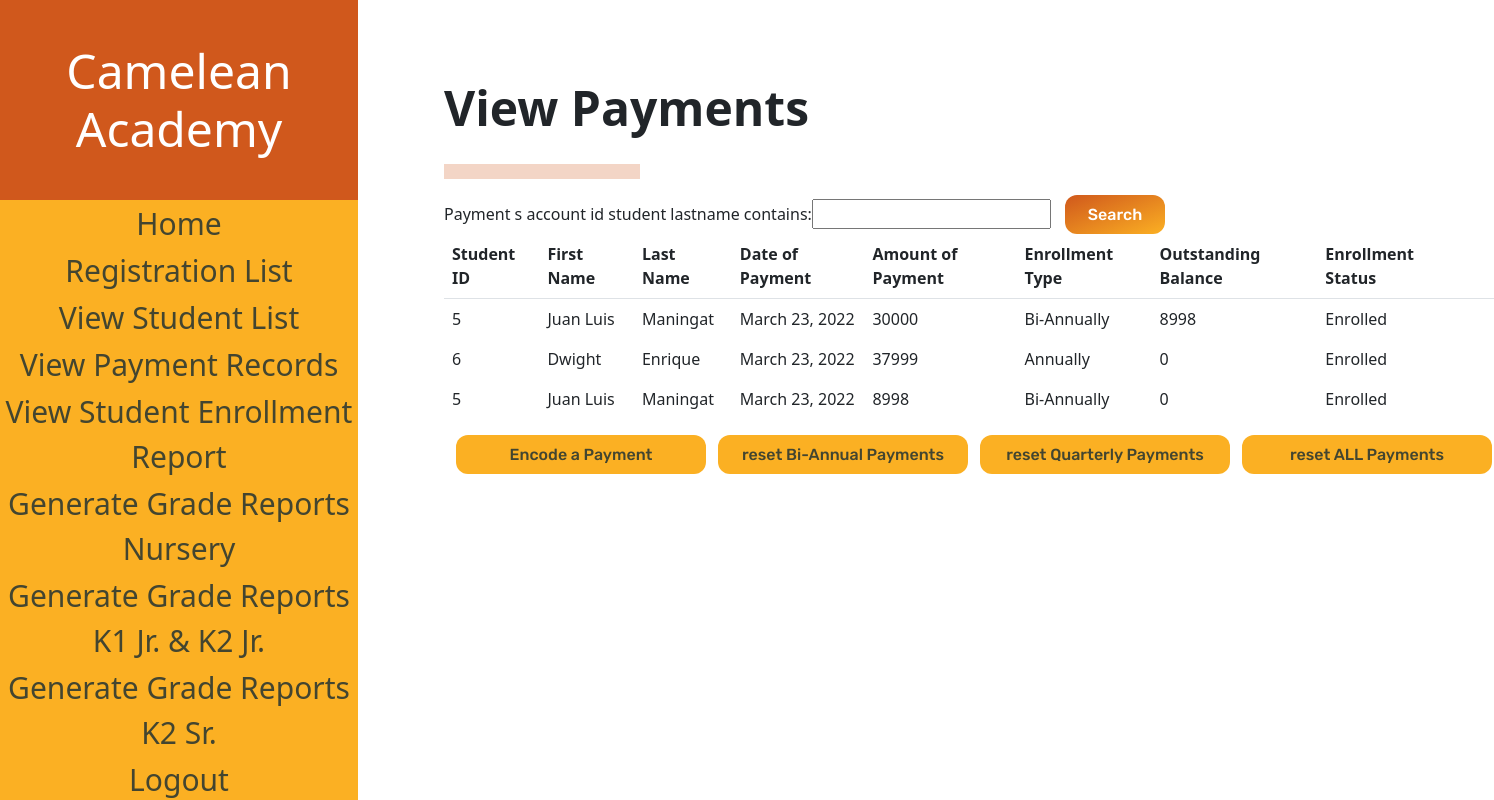
Page /paymentList (signed in) on the earlier database version.
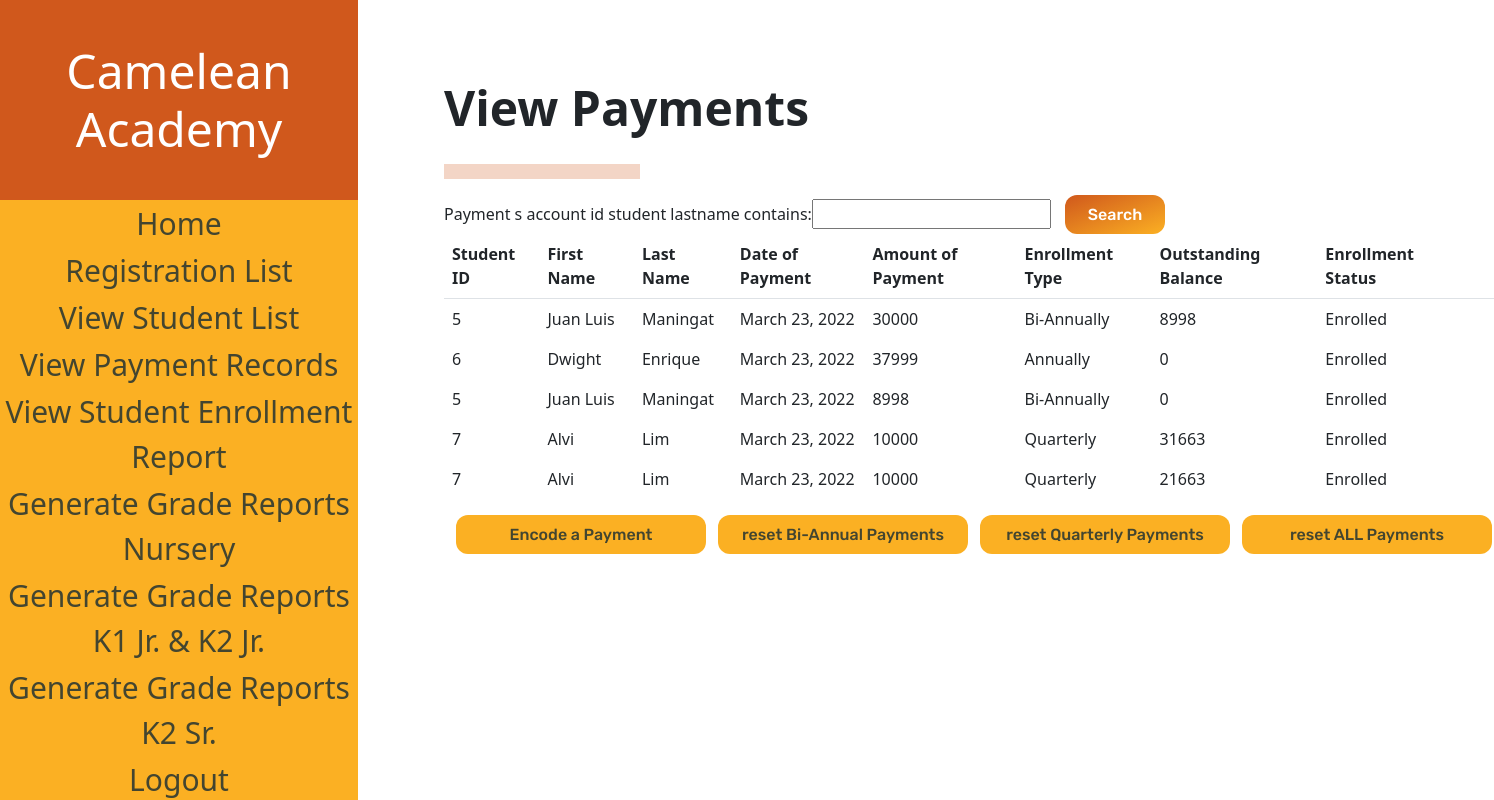
Same page on the later database version.
### sis_app/models.py (models this page shows, shortened)
class Payment(models.Model):
    payment_s_account_id = models.ForeignKey(Student, on_delete=models.CASCADE, null = False)
    paymentdate_date = models.DateField(default = datetime.date.today(), null = False)
    payment_amount = models.IntegerField(null = False, validators=[MinValueValidator(0)], error_messages={"invalid":"Invalid"})
    outstandingbalance = models.IntegerField(default = 0)
    payment_sy_end = 0
    outstandingbalance = models.IntegerField(default = 1000000)
    school_year_end=models.IntegerField(('year'), validators=[MinValueValidator(2000)], default=None, error_messages={"invalid":"Invalid"})#
    def getenrollmentplan(self):
        return self.payment_s_account_id.student_enrollment_plan
    def getstudentfirstname(self):
        return self.payment_s_account_id.student_firstname
    def getstudentlastname(self):
        return self.payment_s_account_id.student_lastname
    def getstudentenrollmentstatus(self):
        return self.payment_s_account_id.enrollment_status
    def getstudentid(self):
        return self.payment_s_account_id.id

class Account(models.Model):
    username = models.CharField(max_length=128)
    password = models.CharField(max_length=128)#passwords should be stored hashed
    class Meta:
        abstract=True # Don't use this line if you want Contact to have its own table

class Student(Account):
    student_firstname = models.CharField(max_length=128, default=None)#
    student_lastname = models.CharField(max_length=128, default=None)#
    student_middlename = models.CharField(max_length=128, default=None)
    student_nickname = models.CharField(max_length=128, default=None)
    student_birthday = models.DateField(default=datetime.date.today())
    grade_levels = [
        ('Nursery','Nursery'),
        ('Kinder 1','Kinder 1'),
        ('Kinder 2 Junior', 'Kinder 2 Junior'),
        ('Kinder 2 Senior', 'Kinder 2 Senior'),
    ]
    student_grade_level = models.CharField(max_length=128, choices=grade_levels, default='Nursery')#
    status =[
    ('Not Enrolled','Not Enrolled'),
    ('Enrolled', 'Enrolled'),
    ]#
    enrollment_status = models.CharField(max_length=20, choices=status,default='Not Enrolled')#
    student_schoolyear_start=models.IntegerField(('year'), validators=[MinValueValidator(2000)], default=None)#
    student_address = models.CharField(max_length=300, default=None)
    student_religion = models.CharField(max_length=128, default=None)
    student_nationality = models.CharField(max_length=128, default=None)
    student_hobbies = models.TextField(max_length=500, default=None)
    student_likes = models.TextField(max_length=500, default=None)
    student_dislikes = models.TextField(max_length=500, default=None)
    student_shm = models.TextField(max_length=500, default=None)
    student_allergies = models.TextField(max_length=500, default=None)
    student_sd = models.TextField(max_length=500, default=None)
    student_oconsiderations = models.TextField(max_length=500, default=None)
    student_guardianemail = models.EmailField(max_length = 254, default=None)
    student_f_firstname = models.CharField(max_length=128, default=None)
    student_f_lastname = models.CharField(max_length=128, default=None)
    student_f_middlename = models.CharField(max_length=128, default=None)
    student_f_telno = models.CharField(max_length=128, default=None)
    student_f_address = models.CharField(max_length=300, default=None)
    student_f_occupation = models.CharField(max_length=128, default=None)
    student_f_employer = models.CharField(max_length=128, default=None)
    student_f_oaddress = models.CharField(max_length=300, default=None)
    student_f_otelno = models.CharField(max_length=128, default=None)
    student_f_natureofbusiness = models.CharField(max_length=128, default=None)
    student_m_firstname = models.CharField(max_length=128, default=None)
    student_m_lastname = models.CharField(max_length=128, default=None)
    student_m_middlename = models.CharField(max_length=128, default=None)
    student_m_telno = models.CharField(max_length=128, default=None)
    student_m_address = models.CharField(max_length=300, default=None)
    student_m_occupation = models.CharField(max_length=128, default=None)
    student_m_employer = models.CharField(max_length=128, default=None)
    student_m_oaddress = models.CharField(max_length=300, default=None)
    student_m_otelno = models.CharField(max_length=128, default=None)
    student_m_natureofbusiness = models.CharField(max_length=128, default=None)
    student_sibling_name = models.CharField(max_length=300, default=None)
    student_sibling_gender = models.CharField(max_length=128, default=None)
    student_sibling_age = models.IntegerField(default=None)
    student_sibling_school=models.CharField(max_length=300, default=None)
    student_medexp = models.BooleanField(default = False)
    student_rules = models.BooleanField(default = False)
    student_accuracy = models.BooleanField(default = False)
    student_signedname = models.CharField(max_length=300, default=None)
    student_signdate = models.DateField(default=datetime.date.today())
    enrollment_plan_choices =[
    ('Annually','Annually'),
    ('Bi-Annually', 'Bi-Annually'),
    ('Quarterly', 'Quarterly'),
    ]
    student_enrollment_plan = models.CharField(max_length=20, choices=enrollment_plan_choices,default='Annually')

### sis_app/views.py (the view)
# urls.py: path('paymentList',views.paymentList, name="payment_list"),
@login_required(login_url='sis_app:log_in')
def paymentList(request):
    if request.user.is_superuser:
        payments = Payment.objects.all()
        myPFilter = PaymentFilter(request.GET, queryset=payments)
        payments = myPFilter.qs
        context = {'paymentList' : payments, 'myPFilter': myPFilter}
        return render(request,"sis_app/paymentList.html", context)
    else:
        return redirect('sis_app:home')

### sis_app/templates/sis_app/paymentList.html (shortened to what this page needs)
<!DOCTYPE html>
<html>
{% load static %}
<head>
    <link href="https://cdn.jsdelivr.net/npm/bootstrap@5.1.3/dist/css/bootstrap.min.css" rel="stylesheet">
    <link rel="stylesheet" href="{% static "styles\pList.css" %}" type="text/css">
</head>
<body>
    <div class="navbar">
        <div class="navbar-table-container">
            <table class = "navbarTable">
                <thead class= "border-bottom font-weight-bold">
                    <h1 class = "navbarHeader">
                        Camelean Academy
                    </h1>
                </thead>
                <tbody>
                    <tr class = "navbarTr">
                        <td data-heading="Testing"><a class="buttonDesignNegative" href="{% url 'sis_app:home' %}">Home</a></td>
                    </tr>
                    <tr class = "navbarTr">
                        <td data-heading="Testing"><a class="buttonDesignNegative" href="{% url 'sis_app:registration_list' %}">Registration List</a></td>
                    </tr>
                    <tr class = "navbarTr">
                        <td data-heading="Testing"><a class="buttonDesignNegative" href="{% url 'sis_app:student_list' %}">View Student List</a></td>
                    </tr>
                    <tr class = "navbarTr">
                        <td data-heading="Testing"><a class="buttonDesignNegative" href="{% url 'sis_app:payment_list' %}">View Payment Records</a></td>
                    </tr>
                    <tr class = "navbarTr">
                        <td data-heading="Testing"><a class="buttonDesignNegative" href="{% url 'sis_app:student_enrollment' %}">View Student Enrollment Report</a></td>
                    </tr>
                    <tr class = "navbarTr">
                        <td data-heading="Testing"><a class="buttonDesignNegative" href="{% url 'sis_app:grade_report_nursery' %}">Generate Grade Reports<br> Nursery</a></td>
                    </tr>
                    <tr class = "navbarTr">
                        <td data-heading="Testing"><a class="buttonDesignNegative" href="{% url 'sis_app:grade_report_k1k2jr' %}">Generate Grade Reports<br> K1 Jr. & K2 Jr.</a></td>
                    </tr>
                    <tr class = "navbarTr">
                        <td data-heading="Testing"><a class="buttonDesignNegative" href="{% url 'sis_app:grade_report_kinder2senior' %}">Generate Grade Reports<br> K2 Sr.</a></td>
                    </tr>
                    <tr class = "navbarTr">
                    <td data-heading="Testing"><a class="buttonDesignNegative" href="{% url 'sis_app:log_out' %}">Logout</a></td>
                    </tr>
                </tbody>
            </table>
        </div>
    </div>
    <div class = "elements">
        <h2 class="pageHeading">View Payments</h2>
        <hr id = "baseHR">
        <div class="form-container">
            <form method="get" style=>
                {{myPFilter.form}}
                <button class="buttonDesignPositive" type="submit">Search</button>
            </form>
        </div>
        <div class="table-container">
            <table class = "table table-borderless">
                <thead class= "border-bottom font-weight-bold">
                    <tr>
                        <th>Student ID</th>
                        <th>First Name</th>
                        <th>Last Name</th>
                        <th>Date of Payment</th>
                        <th>Amount of Payment</th>
                        <th>Enrollment Type</th>
                        <th>Outstanding Balance</th>
                        <th>Enrollment Status</th>
                        <th></th>
                        <th></th>
                    </tr>
                </thead>
                <tbody>
                    {% for payment in paymentList %}
                    <tr>
                        <td data-heading="Student ID">{{payment.getstudentid}}</td>
                        <td data-heading="First Name">{{payment.getstudentfirstname}}</td>
                        <td data-heading="Last Name">{{payment.getstudentlastname}}</td>
                        <td data-heading="Date of Payment">{{payment.paymentdate_date}}</td>
                        <td data-heading="Amount of Payment">{{payment.payment_amount}}</td>
                        <td data-heading="Enrollment Type">{{payment.getenrollmentplan}}</td>
                        <td data-heading="Outstanding Balance">{{payment.outstandingbalance}}</td>
                        <td data-heading="Enrollment Status">{{payment.getstudentenrollmentstatus}}</td>
                    </tr>
                    {% endfor %}
                </tbody>
            </table>
        </div>
        <div class="buttonContainer">
            <a class="buttonDesignNegative-elements" id="filterButton" href="{% url 'sis_app:payment_form' %}">Encode a Payment</a>
            <a class="buttonDesignNegative-elements" id="filterButton" href="{% url 'sis_app:reset_BA' %}">reset Bi-Annual Payments</a>
            <a class="buttonDesignNegative-elements" id="filterButton" href="{% url 'sis_app:reset_Q' %}">reset Quarterly Payments</a>
            <a class="buttonDesignNegative-elements" id="filterButton" href="{% url 'sis_app:reset_ALL' %}">reset ALL Payments</a>
        </div>
    </div>
</body>
</html>

### sis_app/static/styles/pList.css (style rules this page uses)
.navbarHeader { display: flex; justify-content: center; align-items: center; background-color: #D0581C; margin:0; color: #FFFFFF; height: 25vh; width: 358px; font-weight: 200; font-size: 48px; text-align: center; }
.navbarTable { background-color: #FBB023; height: 75vh; width: 358px; margin:0; padding:0; position: relative; }
.navbarTr { text-align: center; font-size: 30px; }
a:visited, a:link { color: #434530; text-decoration: none; }
.navbar { margin:0; padding:0; position:fixed; }
body { display: flex; }
.elements { margin-left: 444px; }
h2 { padding-top: 79px; font-weight: 700; font-size: 48px; }
#baseHR { background-color:#D0581C; width:196px; height:15px; margin-top: 27px; }
.buttonDesignPositive { background: linear-gradient(to bottom right, #D0581C, #FBB023); border: 0; border-radius: 12px; color: #FFFFFF; cursor: pointer; display: inline-block; font-family: "Rubik", sans-serif; font-size: 16px; font-weight: 500; height: 39px; line-height: 2.5; outline: transparent; padding: 0 1rem; text-align: center; text-decoration: none; transition: box-shadow .2s ease-in-out; user-select: none; -webkit-user-select: none; touch-action: manipulation; white-space: nowrap; width: 100px; margin-left: 10px; }
.buttonContainer { display:flex; justify-content: space-evenly; }
#filterButton { background: #FBB023; border: 0; border-radius: 12px; cursor: pointer; display: inline-block; font-family: "Rubik", sans-serif; font-size: 16px; font-weight: 500; height: 39px; line-height: 2.5; outline: transparent; padding: 0 1rem; text-align: center; text-decoration: none; white-space: nowrap; width: 250px; margin-left: 10px; }

Differences in the rows shown:
added Payment: getstudentid "7", getstudentfirstname "Alvi", getstudentlastname "Lim", paymentdate_date "March 23, 2022", payment_amount "10000", getenrollmentplan "Quarterly", outstandingbalance "31663", getstudentenrollmentstatus "Enrolled"
added Payment: getstudentid "7", getstudentfirstname "Alvi", getstudentlastname "Lim", paymentdate_date "March 23, 2022", payment_amount "10000", getenrollmentplan "Quarterly", outstandingbalance "21663", getstudentenrollmentstatus "Enrolled"
